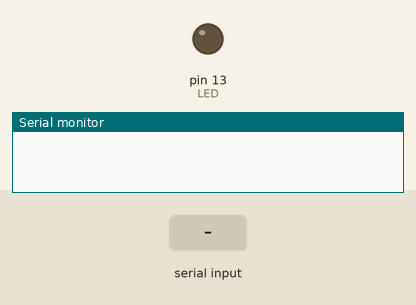
Simulated run of this sketch. Board: Arduino Nano, built with avr-gcc and run on an emulated ATmega328P. Parts: output pins drawn as LEDs (lit = HIGH), the last lines printed to the serial monitor. The test bench sets the inputs (shaded band).

Above: at 1.2 s.
1.3 s: "1" received over the second serial link
At 2.1 s:
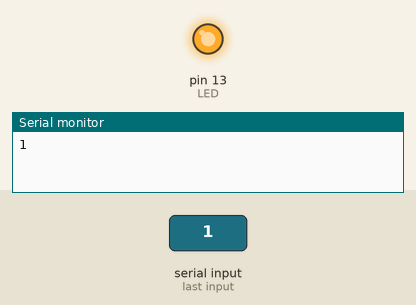
2.8 s: "0" received over the second serial link
At 3.3 s:
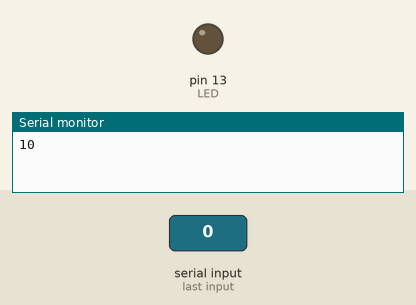
Timing chart, 0 to 5.8 s (numbered marks = the images above; inputs shaded):
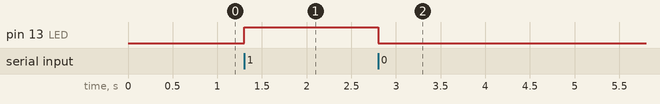

Measured:
- after the input at 1.3 s, pin 13 (LED): LOW → HIGH at once
- after the input at 2.8 s, pin 13 (LED): HIGH → LOW at once

The sketch:

nano_hm10_ble_led.ino
```cpp
// Use SoftwareSerial to communicate with an HM-10 BLE module, forward data between BLE and USB serial, and toggle the onboard LED when receiving '1' or '0' commands.
//
// Full tutorial: https://shillehtek.com/blogs/news/arduino-nano-hm10-ble-control-from-iphone
// Parts used: https://shillehtek.com/products/hm-10-bluetooth-4-0-ble-cc2541-master-slave-module-for-arduino
//             https://shillehtek.com/products/arduino-nano-v3-presoldered-ch340g-atmega328p
//             https://shillehtek.com/products/shillehtek-120pcs-multicolored-dupont-wire
// More examples: https://github.com/shillehbean/shillehtek-examples
//

#include <SoftwareSerial.h>

SoftwareSerial ble(2, 3);   // RX, TX
const int LED = 13;

void setup() {
  Serial.begin(9600);
  ble.begin(9600);
  pinMode(LED, OUTPUT);
}

void loop() {
  while (ble.available()) {
    char c = ble.read();
    Serial.write(c);
    if (c == '1') digitalWrite(LED, HIGH);
    if (c == '0') digitalWrite(LED, LOW);
  }
  while (Serial.available()) ble.write(Serial.read());
}
```
